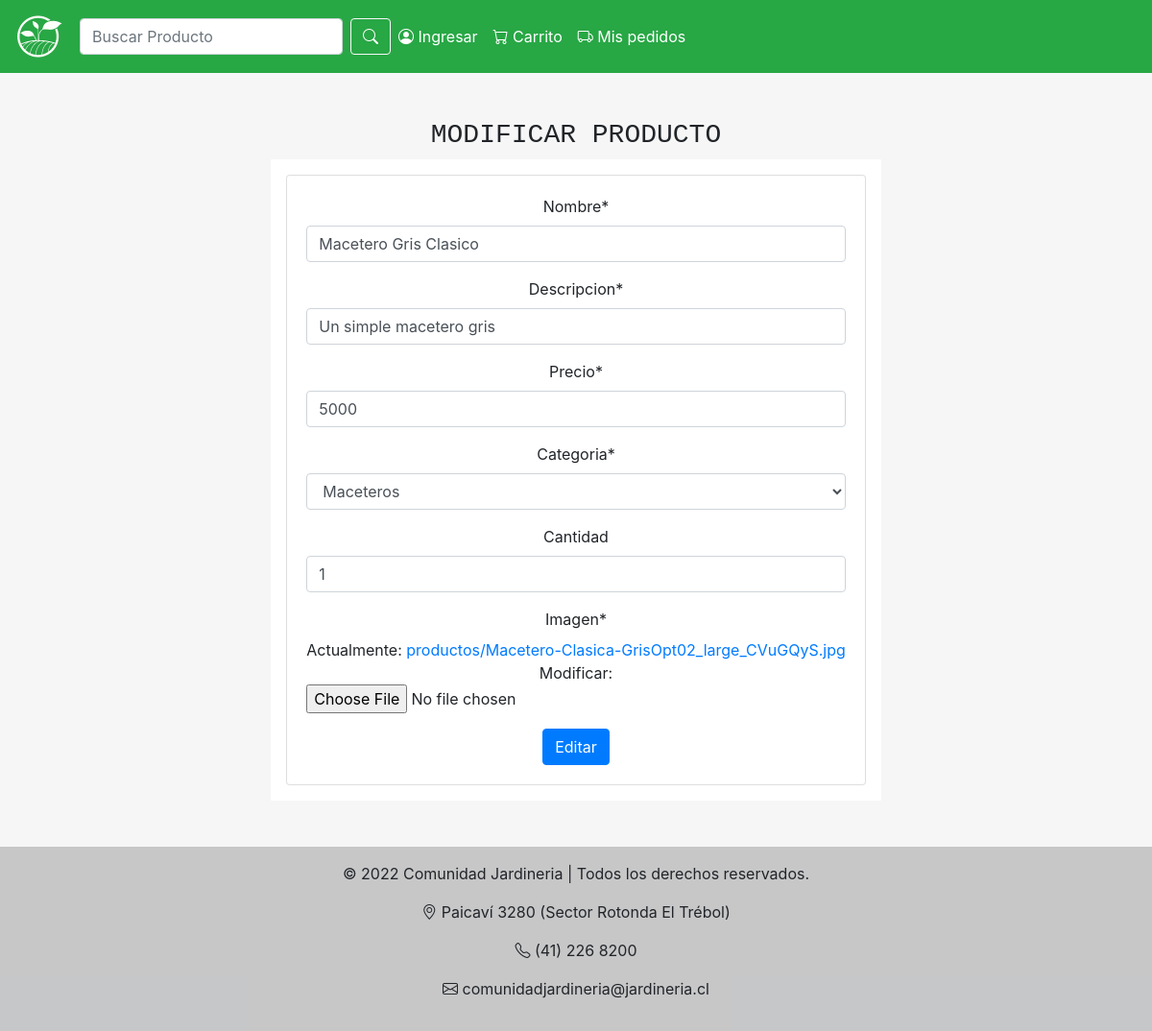
The app's page /modificar/3/ with its own data.
### app/models.py (models this page shows, shortened)
class Producto(models.Model):
    nombre = models.CharField(max_length=51)
    descripcion = models.CharField(max_length=100)
    precio = models.IntegerField()
    categoria = models.ForeignKey(Categoria, on_delete=models.CASCADE)
    cantidad = models.IntegerField(null=True, blank=True)
    imagen = models.ImageField(upload_to="productos/", null=True)

class Categoria(models.Model):
    nombre = models.CharField(max_length=50)
    descripcion = models.CharField(max_length=100)
    def __str__(self):
        return self.nombre

### app/views.py (the view, shortened to what this page needs)
# urls.py: path("modificar/<id>/", modificarProducto, name="modificar"),
def modificarProducto(request, id):
    producto = get_object_or_404(Producto, id=id)
    data = {"form": ProductoForm(instance=producto)}
    return render(request, "app/modificar.html", data)

### app/forms.py
class ProductoForm(forms.ModelForm):
    class Meta:
        model = Producto
        fields = "__all__"

### app/context_processor.py (called while the page is built)
def total_carrito(request):
    total = 0
    if request.user.is_authenticated:
        if "carro" in request.session.keys():
            for key, value in request.session["carro"].items():
                total += int(value["precio"]) * int(value["cantidad"])
    return {"total_carrito": total}

### app/templates/app/modificar.html (shortened to what this page needs)
<!DOCTYPE html>
<html lang="en">
    <head>
        <link
            rel="stylesheet"
            href="https://cdn.jsdelivr.net/npm/bootstrap-icons@1.8.1/font/bootstrap-icons.css"
        />
        <link
            rel="stylesheet"
            href="https://cdn.jsdelivr.net/npm/bootstrap@4.3.1/dist/css/bootstrap.min.css"
        />
        <link rel="stylesheet" href="./src/styles/vender.css" />
    </head>
    <body>
        <nav class="navbar navbar-expand-sm navbar-light bg-success">
            <a class="navbar-brand" href="./index.html">
                <img class="img_nav" src="./src/img-qs/image 2.png" alt="" />
            </a>
            <form class="form-inline">
                <input
                    class="form-control mr-sm-2"
                    type="search"
                    placeholder="Buscar Producto"
                    aria-label="Search"
                />
                <button
                    class="btn btn-outline-light my-2 my-sm-0 btn-nav"
                    type="submit"
                >
                    <i class="bi bi-search text-white"></i>
                </button>
            </form>
            <div
                class="items collapse navbar-collapse"
                id="navbarSupportedContent"
            >
                <ul class="navbar-nav mr-auto">
                    <li class="nav-item">
                        <a class="nav-link text-white" href="./sesion.html">
                            <i class="bi bi-person-circle"></i> Ingresar
                        </a>
                    </li>
                    <li class="nav-item">
                        <a class="nav-link text-white" href="./carrito.html">
                            <i class="bi bi-cart"></i> Carrito
                        </a>
                    </li>
                    <li class="nav-item dropdown">
                        <a class="nav-link text-white" href="./pedidos.html">
                            <i class="bi bi-truck"></i> Mis pedidos
                        </a>
                    </li>
                </ul>
            </div>
        </nav>
        {% load crispy_forms_tags %}
        <div
            class="d-md-flex justify-content-around text-center align-items-center"
        >
            <div class="compra mt-5">
                <div class="direccion">
                    <p class="h3 text-monospace">MODIFICAR PRODUCTO</p>
                    <div class="form-direccion">
                        <div class="row">
                            <div class="col-12 col-md-12">
                                <div class="card">
                                    <div class="card-body">
                                        <form
                                            action=""
                                            method="post"
                                            enctype="multipart/form-data"
                                        >
                                            {% csrf_token %} {{form | crispy}}
                                            <button
                                                type="submit"
                                                class="btn btn-primary"
                                            >
                                                Editar
                                            </button>
                                        </form>
                                    </div>
                                </div>
                            </div>
                        </div>
                    </div>
                </div>
            </div>
        </div>
        <footer class="bg-light text-center text-lg-start footer-style mt-5">
            <div
                class="text-center p-3"
                style="background-color: rgba(0, 0, 0, 0.2)"
            >
                <p>
                    © 2022 Comunidad Jardineria | Todos los derechos reservados.
                </p>
                <p>
                    <i class="bi bi-geo-alt"></i> Paicaví 3280 (Sector Rotonda
                    El Trébol)
                </p>
                <p><i class="bi bi-telephone"></i> (41) 226 8200</p>
                <p>
                    <i class="bi bi-envelope"></i>
                    comunidadjardineria@jardineria.cl
                </p>
            </div>
        </footer>
    </body>
</html>

### app/static/app/styles/vender.css (style rules this page uses)
body { background-color: rgb(246, 246, 246); }
@media only screen and (min-width: 1000px) { .form-direccion { padding: 1em; background-color: white; } }

### records on screen
Producto: nombre "Macetero Gris Clasico", descripcion "Un simple macetero gris", precio "5000", categoria "Maceteros", cantidad "1"
